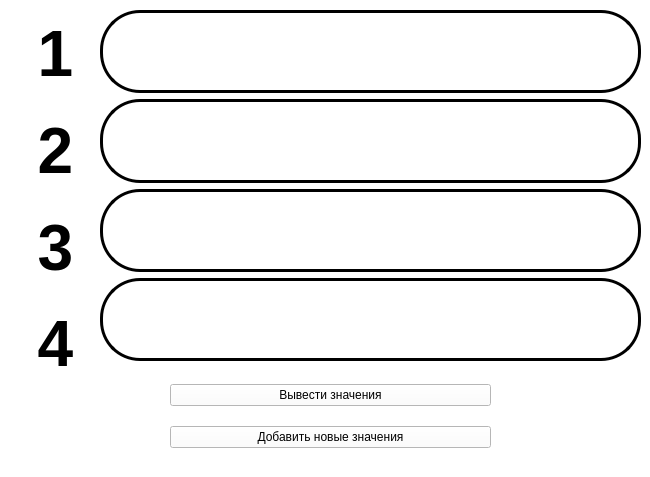
<?xml version="1.0" encoding="UTF-8"?>
<ui version="4.0">
 <class>MainWindow</class>
 <widget class="QMainWindow" name="MainWindow">
  <property name="geometry">
   <rect>
    <x>0</x>
    <y>0</y>
    <width>650</width>
    <height>477</height>
   </rect>
  </property>
  <property name="windowTitle">
   <string>MainWindow</string>
  </property>
  <property name="styleSheet">
   <string notr="true">font: 300 italic 17pt &quot;Ubuntu&quot;;
background-color: rgb(255, 255, 255);
color: rgb(0, 0, 0);</string>
  </property>
  <widget class="QWidget" name="centralwidget">
   <widget class="QWidget" name="layoutWidget">
    <property name="geometry">
     <rect>
      <x>10</x>
      <y>10</y>
      <width>91</width>
      <height>381</height>
     </rect>
    </property>
    <layout class="QVBoxLayout" name="verticalLayout_2">
     <item>
      <widget class="QLabel" name="label_5">
       <property name="text">
        <string>&lt;html&gt;&lt;head/&gt;&lt;body&gt;&lt;p align=&quot;center&quot;&gt;&lt;span style=&quot; font-size:48pt; font-weight:704;&quot;&gt;1&lt;/span&gt;&lt;/p&gt;&lt;/body&gt;&lt;/html&gt;</string>
       </property>
      </widget>
     </item>
     <item>
      <widget class="QLabel" name="label_6">
       <property name="text">
        <string>&lt;html&gt;&lt;head/&gt;&lt;body&gt;&lt;p align=&quot;center&quot;&gt;&lt;span style=&quot; font-size:48pt; font-weight:704;&quot;&gt;2&lt;/span&gt;&lt;/p&gt;&lt;/body&gt;&lt;/html&gt;</string>
       </property>
      </widget>
     </item>
     <item>
      <widget class="QLabel" name="label_7">
       <property name="text">
        <string>&lt;html&gt;&lt;head/&gt;&lt;body&gt;&lt;p align=&quot;center&quot;&gt;&lt;span style=&quot; font-size:48pt; font-weight:704;&quot;&gt;3&lt;/span&gt;&lt;/p&gt;&lt;/body&gt;&lt;/html&gt;</string>
       </property>
      </widget>
     </item>
     <item>
      <widget class="QLabel" name="label_8">
       <property name="text">
        <string>&lt;html&gt;&lt;head/&gt;&lt;body&gt;&lt;p align=&quot;center&quot;&gt;&lt;span style=&quot; font-size:48pt; font-weight:704;&quot;&gt;4&lt;/span&gt;&lt;/p&gt;&lt;/body&gt;&lt;/html&gt;</string>
       </property>
      </widget>
     </item>
    </layout>
   </widget>
   <widget class="QWidget" name="layoutWidget">
    <property name="geometry">
     <rect>
      <x>100</x>
      <y>10</y>
      <width>541</width>
      <height>351</height>
     </rect>
    </property>
    <layout class="QVBoxLayout" name="verticalLayout">
     <item>
      <widget class="QLabel" name="ln_ans1">
       <property name="styleSheet">
        <string notr="true">border: 3px solid black;
border-radius: 40px;</string>
       </property>
       <property name="text">
        <string/>
       </property>
      </widget>
     </item>
     <item>
      <widget class="QLabel" name="ln_ans2">
       <property name="styleSheet">
        <string notr="true">border: 3px solid black;
border-radius: 40px;</string>
       </property>
       <property name="text">
        <string/>
       </property>
      </widget>
     </item>
     <item>
      <widget class="QLabel" name="ln_ans3">
       <property name="styleSheet">
        <string notr="true">border: 3px solid black;
border-radius: 40px;</string>
       </property>
       <property name="text">
        <string/>
       </property>
      </widget>
     </item>
     <item>
      <widget class="QLabel" name="ln_ans4">
       <property name="styleSheet">
        <string notr="true">border: 3px solid black;
border-radius: 40px;</string>
       </property>
       <property name="text">
        <string/>
       </property>
      </widget>
     </item>
    </layout>
   </widget>
   <widget class="QWidget" name="layoutWidget">
    <property name="geometry">
     <rect>
      <x>170</x>
      <y>370</y>
      <width>321</width>
      <height>94</height>
     </rect>
    </property>
    <layout class="QVBoxLayout" name="verticalLayout_3">
     <item>
      <widget class="QPushButton" name="bnt_printCurrRes">
       <property name="text">
        <string>Вывести значения</string>
       </property>
      </widget>
     </item>
     <item>
      <widget class="QPushButton" name="bnt_input">
       <property name="text">
        <string>Добавить новые значения</string>
       </property>
      </widget>
     </item>
    </layout>
   </widget>
  </widget>
 </widget>
 <resources/>
 <connections/>
</ui>
